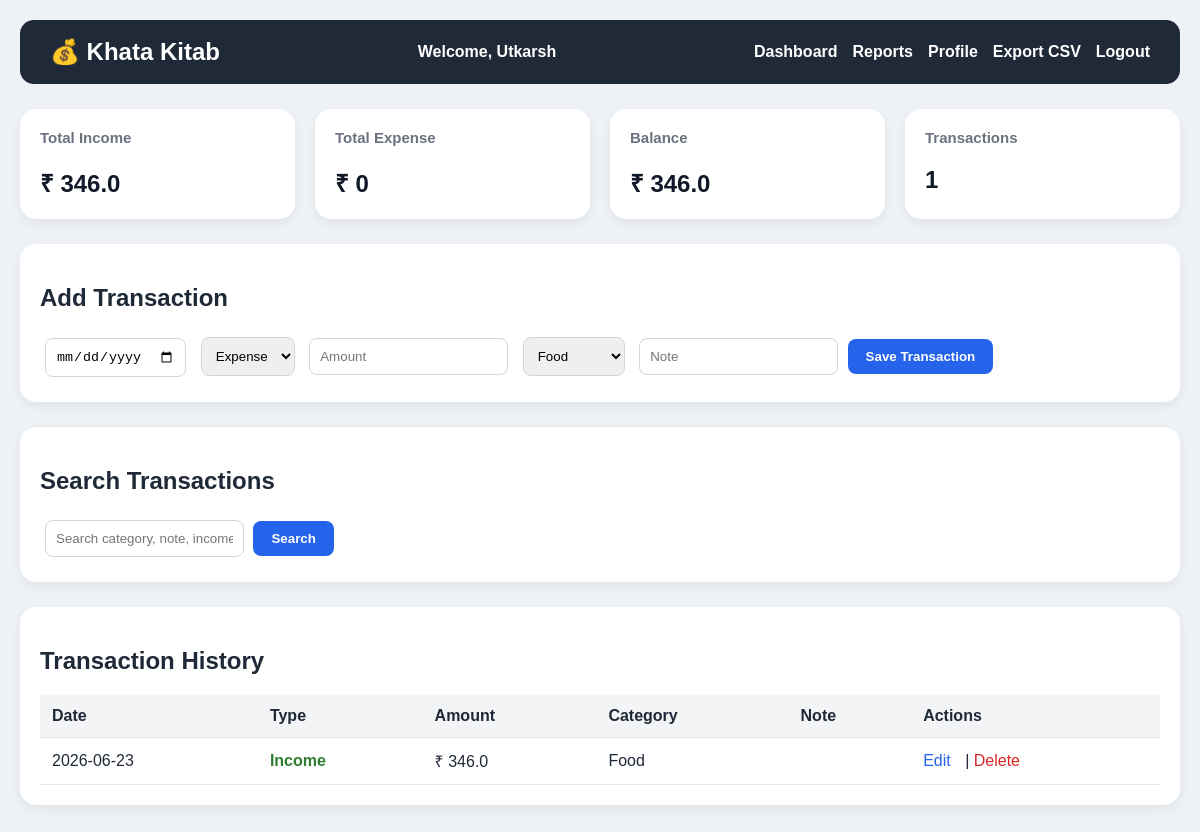
/dashboard (signed in), run on the app's committed database.
### tables this page shows
CREATE TABLE users(
    id INTEGER PRIMARY KEY AUTOINCREMENT,
        name TEXT NOT NULL,
            email TEXT UNIQUE NOT NULL,
                password_hash TEXT NOT NULL
                );

CREATE TABLE transactions(
        id INTEGER PRIMARY KEY AUTOINCREMENT,
        transaction_date TEXT,
        transaction_type TEXT,
        amount REAL,
        category TEXT,
        note TEXT
    , user_id INTEGER);

### app.py (the view)
@app.route("/dashboard")
@login_required
def home():
    search = request.args.get("search", "")
    user_id = current_user.id
    conn = get_db()
    cur = conn.cursor()
    if search:
        cur.execute("""
            SELECT *
            FROM transactions
            WHERE user_id=?
              AND (category LIKE ? OR note LIKE ? OR transaction_type LIKE ?)
            ORDER BY transaction_date DESC, id DESC
        """, (user_id, f"%{search}%", f"%{search}%", f"%{search}%"))
    else:
        cur.execute("""
            SELECT *
            FROM transactions
            WHERE user_id=?
            ORDER BY transaction_date DESC, id DESC
        """, (user_id,))
    transactions = cur.fetchall()
    cur.execute("""
        SELECT COALESCE(SUM(amount), 0)
        FROM transactions WHERE transaction_type='Income' AND user_id=?
    """, (user_id,))
    total_income = cur.fetchone()[0]
    cur.execute("""
        SELECT COALESCE(SUM(amount), 0)
        FROM transactions WHERE transaction_type='Expense' AND user_id=?
    """, (user_id,))
    total_expense = cur.fetchone()[0]
    balance = total_income - total_expense
    cur.execute(
        "SELECT COUNT(*) FROM transactions WHERE user_id=?", (user_id,)
    )
    transaction_count = cur.fetchone()[0]
    conn.close()
    return render_template(
        "index.html",
        transactions=transactions,
        total_income=round(total_income, 2),
        total_expense=round(total_expense, 2),
        balance=round(balance, 2),
        transaction_count=transaction_count,
        search=search
    )

### app.py (called while the page is built)
def get_db():
    return sqlite3.connect("khatakitab.db")

@login_manager.user_loader
def load_user(user_id):
    conn = get_db()
    cur = conn.cursor()
    cur.execute("SELECT id, name, email FROM users WHERE id=?", (user_id,))
    row = cur.fetchone()
    conn.close()
    if row:
        return User(row[0], row[1], row[2])
    return None

### templates/index.html (shortened to what this page needs)
{% extends "layout.html" %}
{% block content %}
<div class="cards">
    <div class="card">
        <h3>Total Income</h3>
        <h2>₹ {{ total_income }}</h2>
    </div>
    <div class="card">
        <h3>Total Expense</h3>
        <h2>₹ {{ total_expense }}</h2>
    </div>
    <div class="card">
        <h3>Balance</h3>
        <h2>₹ {{ balance }}</h2>
    </div>
    <div class="card">
        <h3>Transactions</h3>
        <h2>{{ transaction_count }}</h2>
    </div>
</div>
<div class="form-card">
    <h2>Add Transaction</h2>
    <form action="/add" method="post">
        <input type="date"
               name="transaction_date"
               required>
        <select name="transaction_type">
            <option>Expense</option>
        </select>
        <input type="number"
               step="0.01"
               name="amount"
               placeholder="Amount"
               required>
        <select name="category">
            <option>Food</option>
        </select>
        <input type="text"
               name="note"
               placeholder="Note">
        <button type="submit">
            Save Transaction
        </button>
    </form>
</div>
<div class="form-card">
    <h2>Search Transactions</h2>
    <form method="GET">
        <input
            type="text"
            name="search"
            value="{{ search }}"
            placeholder="Search category, note, income, expense">
        <button type="submit">
            Search
        </button>
    </form>
</div>
<div class="history">
<h2>Transaction History</h2>
<table>
<tr>
    <th>Date</th>
    <th>Type</th>
    <th>Amount</th>
    <th>Category</th>
    <th>Note</th>
    <th>Actions</th>
</tr>
{% for t in transactions %}
<tr>
    <td>{{ t[1] }}</td>
    <td>
        {% if t[2] == 'Income' %}
            <span class="income">Income</span>
        {% else %}
            <span class="expense">Expense</span>
        {% endif %}
    </td>
    <td>₹ {{ t[3] }}</td>
    <td>{{ t[4] }}</td>
    <td>{{ t[5] }}</td>
    <td>
        <a class="edit"
           href="/edit/{{ t[0] }}">
            Edit
        </a>
        |
        <a class="delete"
           href="/delete/{{ t[0] }}">
            Delete
        </a>
    </td>
</tr>
{% endfor %}
</table>
</div>
{% endblock %}

### templates/layout.html (shortened to what this page needs)
<!DOCTYPE html>
<html>
<head>
<link rel="stylesheet"
      href="{{ url_for('static', filename='style.css') }}">
</head>
<body>
<div class="navbar">
    <div class="logo">
        💰 Khata Kitab
    </div>
    <div class="user-info">
        {% if current_user.is_authenticated %}
            Welcome, {{ current_user.name }}
        {% endif %}
    </div>
    <div class="nav-links">
        <a href="/">Dashboard</a>
        <a href="/reports">Reports</a>
        <a href="/profile">Profile</a>
        <a href="/export">Export CSV</a>
        {% if current_user.is_authenticated %}
            <a href="/logout">Logout</a>
        {% else %}
            <a href="/login">Login</a>
            <a href="/signup">Signup</a>
        {% endif %}
    </div>
</div>
<div class="container">
    {% block content %}
    {% endblock %}
</div>
</body>
</html>

### static/style.css (style rules this page uses)
body { font-family: Arial, sans-serif; background:#eef2f7; margin:0; padding:20px; color:#1f2937; }
.navbar { background:#1f2937; color:white; padding:18px 30px; display:flex; justify-content:space-between; align-items:center; border-radius:14px; margin-bottom:25px; }
.logo { font-size:24px; font-weight:bold; }
.user-info { flex:1; text-align:center; font-size:16px; font-weight:600; color:white; }
.nav-links { display:flex; align-items:center; gap:15px; }
.nav-links a { color:white; text-decoration:none; font-weight:600; }
.container { max-width:1200px; margin:auto; }
.cards { display:flex; flex-wrap:wrap; gap:20px; margin-bottom:25px; }
.card { background:white; padding:20px; border-radius:16px; flex:1; min-width:220px; box-shadow:0 4px 12px rgba(0,0,0,0.06); }
.card h3 { margin-top:0; color:#6b7280; font-size:15px; }
.card h2 { margin-bottom:0; color:#111827; }
.form-card { background:white; padding:20px; border-radius:16px; margin-bottom:25px; box-shadow:0 4px 12px rgba(0,0,0,0.06); }
.history { background:white; padding:20px; border-radius:16px; margin-bottom:25px; box-shadow:0 4px 12px rgba(0,0,0,0.06); }
input, select { padding:10px; margin:5px; border:1px solid #d1d5db; border-radius:8px; }
button { background:#2563eb; color:white; border:none; padding:10px 18px; border-radius:8px; cursor:pointer; font-weight:bold; }
table { width:100%; border-collapse:collapse; }
th { background:#f3f4f6; }
th, td { padding:12px; border-bottom:1px solid #e5e7eb; text-align:left; }
.income { color:#2e7d32; font-weight:bold; }
.edit { color:#2563eb; text-decoration:none; margin-right:10px; }
.delete { color:#dc2626; text-decoration:none; }

### data on the page
users: name "Utkarsh"
transactions: transaction_date "2026-06-23", transaction_type "Income", amount "346.0", category "Food"

### other printed values
{{ total_income }} "346.0"
{{ total_expense }} "0"
{{ balance }} "346.0"
{{ transaction_count }} "1"
